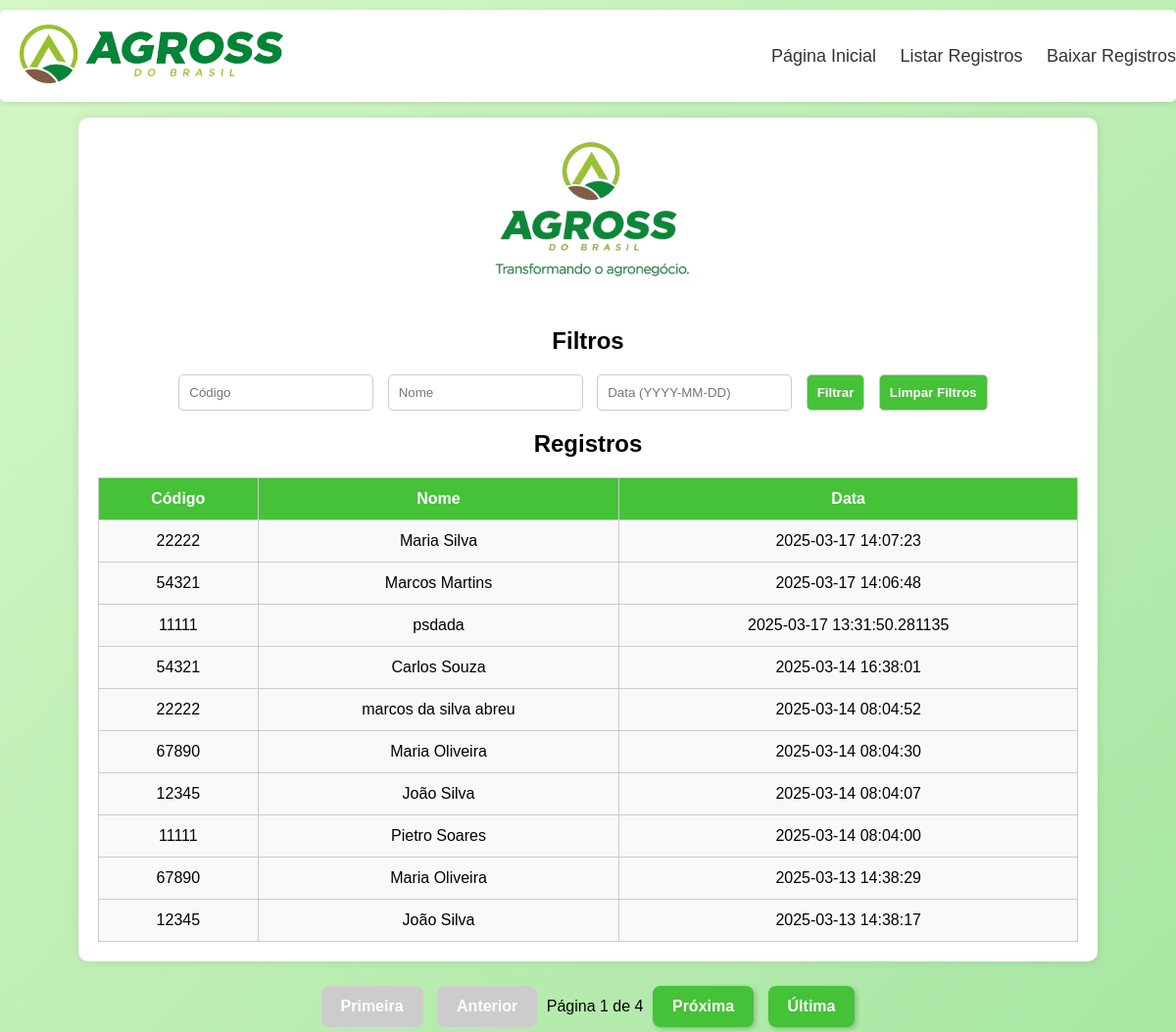
Page /registros on the committed database.
### models.py (models this page shows)
class Registro(db.Model):
    id = db.Column(db.Integer, primary_key=True)
    codigo = db.Column(db.String(50), nullable=False)
    nome = db.Column(db.String(100), nullable=False)
    data_hora = db.Column(db.DateTime, nullable=False)

### routes/registros.py (the view, shortened to what this page needs)
@registros_bp.route('/registros', methods=['GET'])
def registros():
    try:
        data_filtro = request.args.get('data')
        nome_filtro = request.args.get('nome')
        codigo_filtro = request.args.get('codigo')
        page = request.args.get('page', 1, type=int)
        per_page = 10  # Limite de registros por página
        query = Registro.query.order_by(Registro.data_hora.desc())
        if nome_filtro:
            query = query.filter(Registro.nome.ilike(f"%{nome_filtro}%"))
        if codigo_filtro:
            query = query.filter(Registro.codigo.ilike(f"%{codigo_filtro}%"))
        registros_paginados = query.paginate(page=page, per_page=per_page, error_out=False)
        return render_template(
            'consulta.html',
            registros=registros_paginados.items,  # Registros da página atual
            page=registros_paginados.page,        # Página atual
            total_pages=registros_paginados.pages,  # Total de páginas
            data_filtro=data_filtro,  # Passando filtro para a URL
            nome_filtro=nome_filtro,  # Passando filtro para a URL
            codigo_filtro=codigo_filtro  # Passando filtro para a URL
        )
    except Exception as e:
        return jsonify({"erro": str(e)}), 500

### templates/consulta.html (shortened to what this page needs)
<!DOCTYPE html>
<html lang="pt">
<head>
 <link rel="stylesheet" href="static/css/styleConsulta.css">
</head>
<body>
    <div class="nav">
        <div class="logo">
            <img src="{{ url_for('static', filename='logo2.png') }}" alt="Logo">
        </div>
        <div class="menu">
            <a href="/">Página Inicial</a>
            <a href="/registros">Listar Registros</a>
            <a href="/downloads">Baixar Registros</a>
        </div>
    </div>
    <div class="container">
        <img src="{{ url_for('static', filename='agrossLogo.png') }}" alt="Logo">
        <h2>Filtros</h2>
        <div class="filters">
            <form method="GET" action="/registros">
                <input type="text" name="codigo" placeholder="Código" value="{{ codigo }}" />
                <input type="text" name="nome" placeholder="Nome" value="{{ nome }}" />
                <input type="text" name="data" placeholder="Data (YYYY-MM-DD)" value="{{ data }}" />
                <button type="submit">Filtrar</button>
                <button type="reset" onclick="window.location.href='/registros';">Limpar Filtros</button>
            </form>
        </div>
        <h2>Registros</h2>
        <table>
            <thead>
                <tr>
                    <th>Código</th>
                    <th>Nome</th>
                    <th>Data</th>
                </tr>
            </thead>
            <tbody>
                {% for registro in registros %}
                <tr>
                    <td>{{ registro.codigo }}</td>
                    <td>{{ registro.nome }}</td>
                    <td>{{ registro.data_hora }}</td>
                </tr>
                {% else %}
                <tr>
                    <td colspan="3">Nenhum registro encontrado</td>
                </tr>
                {% endfor %}
            </tbody>
        </table>
    </div>
    <div class="pagination">
        {% if page > 1 %}
            <a href="{{ url_for('registros.registros', page=1, data=request.args.get('data', ''), nome=request.args.get('nome', ''), codigo=request.args.get('codigo', '')) }}">Primeira</a>
            <a href="{{ url_for('registros.registros', page=page-1, data=request.args.get('data', ''), nome=request.args.get('nome', ''), codigo=request.args.get('codigo', '')) }}">Anterior</a>
        {% else %}
            <a class="disabled">Primeira</a>
            <a class="disabled">Anterior</a>
        {% endif %}
        <span>Página {{ page }} de {{ total_pages }}</span>
        {% if page < total_pages %}
            <a href="{{ url_for('registros.registros', page=page+1, data=request.args.get('data', ''), nome=request.args.get('nome', ''), codigo=request.args.get('codigo', '')) }}">Próxima</a>
            <a href="{{ url_for('registros.registros', page=total_pages, data=request.args.get('data', ''), nome=request.args.get('nome', ''), codigo=request.args.get('codigo', '')) }}">Última</a>
        {% else %}
            <a class="disabled">Próxima</a>
            <a class="disabled">Última</a>
        {% endif %}
    </div>
</body>
</html>

### static/css/styleConsulta.css (style rules this page uses)
body { font-family: Arial, sans-serif; background: linear-gradient(135deg, #d4f7c5, #a8e6a3); margin: 0; padding: 0; text-align: center !important; }
.nav { background-color: #ffffff; padding: 15px 0; display: flex; align-items: center; justify-content: space-between; box-shadow: 0 2px 5px rgba(0, 0, 0, 0.1); border-radius: 5px; margin-top: 10px; position: fixed; width: 100%; top: 0; left: 0; z-index: 1000; }
.nav .logo img { max-height: 60px; margin-left: 20px; }
.nav .menu a { color: #333; text-decoration: none; margin-left: 20px; font-size: 18px; }
.container { background: white; padding: 20px; border-radius: 10px; box-shadow: 0px 0px 10px rgba(0, 0, 0, 0.1); max-width: 1000px; margin: 120px auto 0; }
.container img { max-height: 150px; margin-bottom: 20px; }
h2 { font-size: 24px; margin-bottom: 20px; }
.filters { margin-bottom: 20px; }
.filters input, .filters button { padding: 10px; margin-right: 10px; border-radius: 5px; border: 1px solid #ccc; }
.filters button { background-color: #45c237; color: white; cursor: pointer; font-weight: bold; }
table { width: 100%; border-collapse: collapse; margin-top: 20px; }
table, th, td { border: 1px solid #ccc; }
th, td { padding: 12px; text-align: center; }
th { background-color: #45c237; color: white; }
td { background-color: #f9f9f9; }
.pagination { text-align: center; margin-top: 20px; }
.pagination a { display: inline-block; padding: 12px 20px; margin: 5px; background-color: #45c237; color: white; text-decoration: none; border-radius: 8px; font-weight: bold; transition: background 0.3s, transform 0.2s; box-shadow: 2px 2px 5px rgba(0, 0, 0, 0.2); }
.pagination .disabled { background-color: #ccc; cursor: not-allowed; box-shadow: none; transform: none; }

### rows in the picture
Registro: codigo "22222", nome "Maria Silva", data_hora "2025-03-17 14:07:23"
Registro: codigo "54321", nome "Marcos Martins", data_hora "2025-03-17 14:06:48"
Registro: codigo "11111", nome "psdada", data_hora "2025-03-17 13:31:50.281135"
Registro: codigo "54321", nome "Carlos Souza", data_hora "2025-03-14 16:38:01"
Registro: codigo "22222", nome "marcos da silva abreu", data_hora "2025-03-14 08:04:52"
Registro: codigo "67890", nome "Maria Oliveira", data_hora "2025-03-14 08:04:30"
Registro: codigo "12345", nome "João Silva", data_hora "2025-03-14 08:04:07"
Registro: codigo "11111", nome "Pietro Soares", data_hora "2025-03-14 08:04:00"
Registro: codigo "67890", nome "Maria Oliveira", data_hora "2025-03-13 14:38:29"
Registro: codigo "12345", nome "João Silva", data_hora "2025-03-13 14:38:17"

### other values in the picture
{{ page }} "1"
{{ total_pages }} "4"
